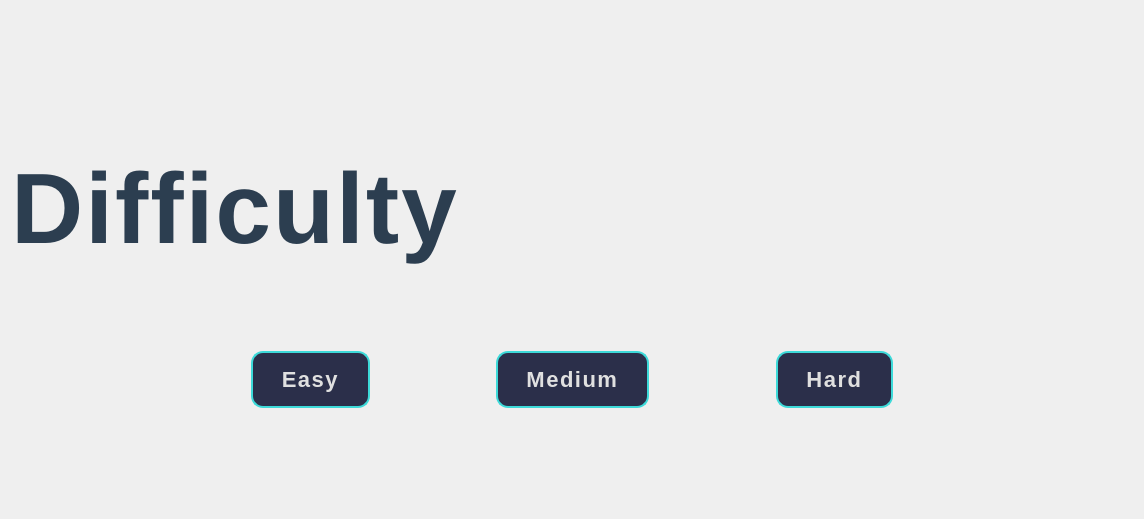
<?xml version="1.0" encoding="UTF-8"?>
<ui version="4.0">
 <class>DifficultySelector</class>
 <widget class="QWidget" name="DifficultySelector">
  <property name="geometry">
   <rect>
    <x>0</x>
    <y>0</y>
    <width>1144</width>
    <height>519</height>
   </rect>
  </property>
  <property name="windowTitle">
   <string>Form</string>
  </property>
  <layout class="QVBoxLayout" name="verticalLayout_2">
   <item>
    <spacer name="verticalSpacer_4">
     <property name="orientation">
      <enum>Qt::Orientation::Vertical</enum>
     </property>
     <property name="sizeHint" stdset="0">
      <size>
       <width>20</width>
       <height>40</height>
      </size>
     </property>
    </spacer>
   </item>
   <item>
    <layout class="QVBoxLayout" name="verticalLayout">
     <item>
      <spacer name="verticalSpacer">
       <property name="orientation">
        <enum>Qt::Orientation::Vertical</enum>
       </property>
       <property name="sizeHint" stdset="0">
        <size>
         <width>20</width>
         <height>40</height>
        </size>
       </property>
      </spacer>
     </item>
     <item>
      <widget class="QLabel" name="label">
       <property name="styleSheet">
        <string notr="true">QLabel {
    color: #2c3e50;
    background: transparent;
    font-size:  100px;         
    font-weight: 800;       
    letter-spacing: 2px;   
    font-family: &quot;Orbitron&quot;, &quot;Poppins&quot;, &quot;Segoe UI&quot;, &quot;Arial&quot;;
    qproperty-alignment: 'AlignCenter';
}</string>
       </property>
       <property name="text">
        <string>Difficulty</string>
       </property>
      </widget>
     </item>
     <item>
      <spacer name="verticalSpacer_3">
       <property name="orientation">
        <enum>Qt::Orientation::Vertical</enum>
       </property>
       <property name="sizeHint" stdset="0">
        <size>
         <width>20</width>
         <height>40</height>
        </size>
       </property>
      </spacer>
     </item>
     <item>
      <spacer name="verticalSpacer_5">
       <property name="orientation">
        <enum>Qt::Orientation::Vertical</enum>
       </property>
       <property name="sizeHint" stdset="0">
        <size>
         <width>20</width>
         <height>40</height>
        </size>
       </property>
      </spacer>
     </item>
    </layout>
   </item>
   <item>
    <layout class="QHBoxLayout" name="horizontalLayout_2">
     <item>
      <spacer name="horizontalSpacer">
       <property name="orientation">
        <enum>Qt::Orientation::Horizontal</enum>
       </property>
       <property name="sizeHint" stdset="0">
        <size>
         <width>40</width>
         <height>20</height>
        </size>
       </property>
      </spacer>
     </item>
     <item>
      <spacer name="horizontalSpacer_5">
       <property name="orientation">
        <enum>Qt::Orientation::Horizontal</enum>
       </property>
       <property name="sizeHint" stdset="0">
        <size>
         <width>40</width>
         <height>20</height>
        </size>
       </property>
      </spacer>
     </item>
     <item>
      <widget class="QPushButton" name="Easy">
       <property name="styleSheet">
        <string notr="true">QPushButton {
    color: #e0e0e0;
    background-color: #2b2f4a;         
    font-size: 22px;
    font-weight: 800;
    font-family: &quot;Orbitron&quot;, &quot;Poppins&quot;, &quot;Segoe UI&quot;, &quot;Arial&quot;;
    padding: 14px 28px;
    border-radius: 12px;
    border: 2px solid #3ddad9;        
    letter-spacing: 1.5px;
    text-transform: uppercase;
}

QPushButton:hover {
    background-color: #3a3f5c;
    color: #ffffff;
    border: 2px solid #5ef1f3;
}

QPushButton:pressed {
    background-color: #22263b;
    padding-left: 16px;
    padding-top: 16px;
}
</string>
       </property>
       <property name="text">
        <string>Easy</string>
       </property>
      </widget>
     </item>
     <item>
      <spacer name="horizontalSpacer_2">
       <property name="orientation">
        <enum>Qt::Orientation::Horizontal</enum>
       </property>
       <property name="sizeHint" stdset="0">
        <size>
         <width>40</width>
         <height>20</height>
        </size>
       </property>
      </spacer>
     </item>
     <item>
      <widget class="QPushButton" name="Medium">
       <property name="styleSheet">
        <string notr="true">QPushButton {
    color: #e0e0e0;
    background-color: #2b2f4a;         
    font-size: 22px;
    font-weight: 800;
    font-family: &quot;Orbitron&quot;, &quot;Poppins&quot;, &quot;Segoe UI&quot;, &quot;Arial&quot;;
    padding: 14px 28px;
    border-radius: 12px;
    border: 2px solid #3ddad9;        
    letter-spacing: 1.5px;
    text-transform: uppercase;
}

QPushButton:hover {
    background-color: #3a3f5c;
    color: #ffffff;
    border: 2px solid #5ef1f3;
}

QPushButton:pressed {
    background-color: #22263b;
    padding-left: 16px;
    padding-top: 16px;
}
</string>
       </property>
       <property name="text">
        <string>Medium</string>
       </property>
      </widget>
     </item>
     <item>
      <spacer name="horizontalSpacer_3">
       <property name="orientation">
        <enum>Qt::Orientation::Horizontal</enum>
       </property>
       <property name="sizeHint" stdset="0">
        <size>
         <width>40</width>
         <height>20</height>
        </size>
       </property>
      </spacer>
     </item>
     <item>
      <widget class="QPushButton" name="Hard">
       <property name="styleSheet">
        <string notr="true">QPushButton {
    color: #e0e0e0;
    background-color: #2b2f4a;         
    font-size: 22px;
    font-weight: 800;
    font-family: &quot;Orbitron&quot;, &quot;Poppins&quot;, &quot;Segoe UI&quot;, &quot;Arial&quot;;
    padding: 14px 28px;
    border-radius: 12px;
    border: 2px solid #3ddad9;        
    letter-spacing: 1.5px;
    text-transform: uppercase;
}

QPushButton:hover {
    background-color: #3a3f5c;
    color: #ffffff;
    border: 2px solid #5ef1f3;
}

QPushButton:pressed {
    background-color: #22263b;
    padding-left: 16px;
    padding-top: 16px;
}
</string>
       </property>
       <property name="text">
        <string>Hard</string>
       </property>
      </widget>
     </item>
     <item>
      <spacer name="horizontalSpacer_6">
       <property name="orientation">
        <enum>Qt::Orientation::Horizontal</enum>
       </property>
       <property name="sizeHint" stdset="0">
        <size>
         <width>40</width>
         <height>20</height>
        </size>
       </property>
      </spacer>
     </item>
     <item>
      <spacer name="horizontalSpacer_4">
       <property name="orientation">
        <enum>Qt::Orientation::Horizontal</enum>
       </property>
       <property name="sizeHint" stdset="0">
        <size>
         <width>40</width>
         <height>20</height>
        </size>
       </property>
      </spacer>
     </item>
    </layout>
   </item>
   <item>
    <spacer name="verticalSpacer_2">
     <property name="orientation">
      <enum>Qt::Orientation::Vertical</enum>
     </property>
     <property name="sizeHint" stdset="0">
      <size>
       <width>20</width>
       <height>40</height>
      </size>
     </property>
    </spacer>
   </item>
  </layout>
 </widget>
 <resources/>
 <connections/>
</ui>
